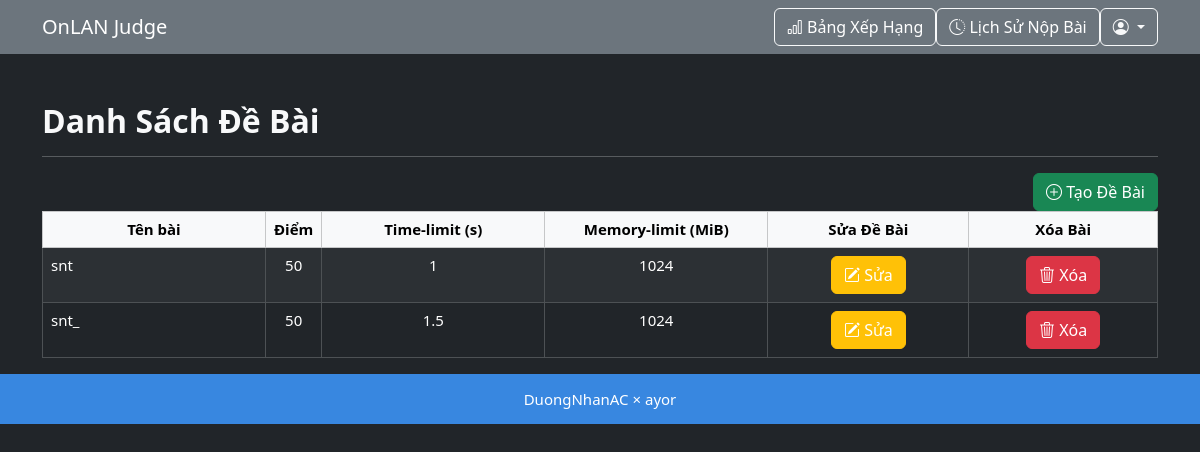
The app's page /problems.php (signed in) with its own data.
### tables this page shows
CREATE TABLE IF NOT EXISTS `problems` (
  `id` int(11) NOT NULL AUTO_INCREMENT,
  `name` varchar(255) NOT NULL,
  `total_score` int(11) NOT NULL,
  `time_limit` float NOT NULL,
  `memory_limit` int(11) NOT NULL,
  `description` longtext NOT NULL,
  `order_id` int(11) DEFAULT -1,
  `submissions_limit` int(11) DEFAULT -1,
  PRIMARY KEY (`id`),
  UNIQUE KEY `name` (`name`)
);

### problems.php (the view, shortened to what this page needs)
<?php
require 'config.php';
$stmt = $pdo->query("SELECT id, name, total_score, time_limit, memory_limit FROM problems");
$problems = $stmt->fetchAll(PDO::FETCH_ASSOC);
?>
<!DOCTYPE html>
<html lang="vi">
<head>
    <link href="assets/css/prism.css" rel="stylesheet">
    <link rel="stylesheet" href="assets/css/bootstrap.min.css">
    <link rel="stylesheet" href="assets/css/bootstrap-icons.css">
    <link rel="stylesheet" href="assets/css/styles.css">
</head>
<body class="bg-dark text-light">
    <nav class="navbar navbar-expand-lg navbar-dark bg-secondary">
		<div class="container">
			<a class="navbar-brand" href="index.php">OnLAN Judge</a>
			<div class="collapse navbar-collapse justify-content-end" id="navbarNav">
				<a href="ranking.php" class="btn btn-outline-light">
					<i class="bi bi-bar-chart"></i> Bảng Xếp Hạng
				</a>
				<?php if (isset($_SESSION['user_id'])): ?>
					<a href="submissions.php" class="btn btn-outline-light">
						<i class="bi bi-clock-history"></i> Lịch Sử Nộp Bài
					</a>
					<div class="dropdown">
						<button class="btn btn-outline-light dropdown-toggle" type="button" id="userDropdown" data-bs-toggle="dropdown">
							<i class="bi bi-person-circle"></i>
						</button>
					</div>
				<?php else: ?>
					<a href="auth.php" class="btn btn-success">
						<i class="bi bi-person-plus-fill"></i> Đăng Nhập/Đăng Ký
					</a>
				<?php endif; ?>
			</div>
		</div>
	</nav>
<div class="container mt-5">
    <h2>Danh Sách Đề Bài</h2>
    <hr>
    <a href="create_problem.php" class="btn btn-success float-end"><i class="bi bi-plus-circle"></i> Tạo Đề Bài</a>
    <table class="table table-dark table-striped table-hover mt-3 table-bordered">
        <thead class="table-light text-dark text-center">
            <tr>
            <th style="width: 20%;">Tên bài</th>
			<th style="width: 5%;">Điểm</th>
			<th style="width: 20%;">Time-limit (s)</th>
			<th style="width: 20%;">Memory-limit (MiB)</th>
            <th>Sửa Đề Bài</th>
            <th>Xóa Bài</th>
            </tr>
        </thead>
        <tbody>
            <?php foreach ($problems as $problem): ?>
                <tr>
                    <td><?php echo htmlspecialchars($problem['name']); ?></td>
                    <td class="text-center"><?php echo htmlspecialchars($problem['total_score']); ?></td>
                    <td class="text-center"><?php echo htmlspecialchars($problem['time_limit']); ?></td>
                    <td class="text-center"><?php echo htmlspecialchars($problem['memory_limit']); ?></td>
                    <td class="text-center">
                        <?php if ($_SESSION['role'] === 'admin'): ?>
                            <a href="edit_problem.php?id=<?php echo $problem['id']; ?>" class="btn btn-warning"><i class="bi bi-pencil-square"></i> Sửa</a>
                        <?php else: ?>
                            <span class="text-muted"><small>Đừng Nhìn Tôi</small></span>
                        <?php endif; ?>
                    </td>
                    <td class="text-center">
                        <?php if ($_SESSION['role'] === 'admin'): ?>
                            <form method="POST" onsubmit="return confirmDelete(<?php echo $problem['id']; ?>, '<?php echo htmlspecialchars($problem['name'], ENT_QUOTES, 'UTF-8'); ?>');">
                                <button type="submit" class="btn btn-danger"><i class="bi bi-trash3"></i> Xóa</button>
                            </form>
                        <?php else: ?>
                            <span class="text-muted"><small>Đừng Nhìn Tôi</small></span>
                        <?php endif; ?>
                    </td>
                </tr>
            <?php endforeach; ?>
        </tbody>
    </table>
</div>
</body>
<footer>
    <div class="text-center mt-3">
        <p>DuongNhanAC × ayor</p>
    </div>
</footer>
</html>

### assets/css/styles.css (style rules this page uses)
.container a { color: #fff !important; }
:root { --bs-link-color-rgb: #7de77d; }
#problemDescription h1, h2, h3 { margin-top: 10px; font-weight: bold; }
body { position: relative; min-height: 100%; margin: 0 auto; font-size: 15px; line-height: 1.231; height: 120% }
footer { position: absolute; display: block; bottom: auto; width: 100%; background-color: rgb(56, 135, 224); color: white; text-align: center; }

### records on screen
problems: name "snt", total_score "50", time_limit "1", memory_limit "1024"
problems: name "snt_", total_score "50", time_limit "1.5", memory_limit "1024"
